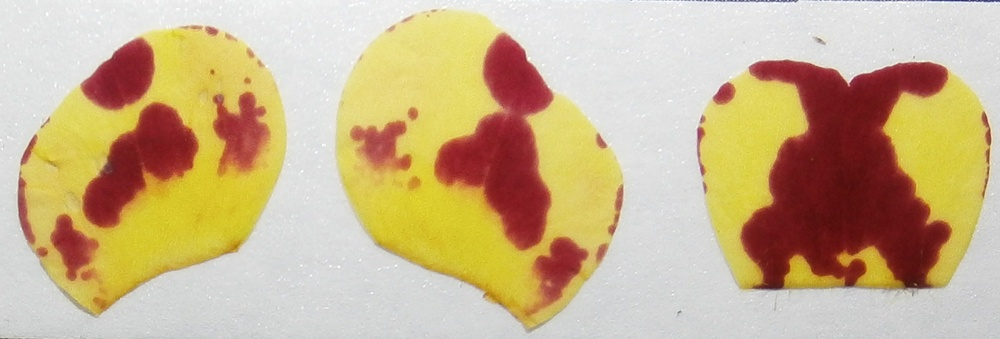
#> input picture dougRaster/Rotated_and_Cropped/P431F1.JPG, 1000 x 339 px, shrunk from 1915 x 649 before the run, found by its file name
$ jupyter execute --allow-errors petals_to_polygons.ipynb   (shell and % lines are left out)
#> lines starting #> are read from the running program, lines starting #| are printed output that depends on the picture
### make_polygons/makeFlowerPolygons/geojsonIO.py
import json
import shapely.geometry as sg
import matplotlib.pyplot as plt
from descartes import PolygonPatch

def parseGeoJson(geojson):
    with open(geojson) as gjf:
        aa = json.load(gjf)
        listP = (aa['features'])
        try:
            petalGJ = [ i for i in listP if i['properties']['id'] == 'Petal' ][0]['geometry']
            petal = sg.shape(petalGJ)
        except:
            petal = sg.polygon.Polygon()
        try:
            spotsGJ = [ i for i in listP if i['properties']['id'] == 'Spots' ][0]['geometry']
            spots= sg.shape(spotsGJ)
        except:
            spots = sg.polygon.Polygon()
        try:
            centerGJ = [ i for i in listP if i['properties']['id'] == 'Center' ][0]['geometry']
            center = sg.shape(centerGJ)
        except:
            center = sg.polygon.Polygon()
        try:
            edgeGJ = [ i for i in listP if i['properties']['id'] == 'Edge' ][0]['geometry']
            edge = sg.shape(edgeGJ)
        except:
            edge = sg.polygon.Polygon()
        try:
            throatGJ = [ i for i in listP if i['properties']['id'] == 'Throat' ][0]['geometry']
            throat = sg.shape(throatGJ)
        except:
            throat = sg.polygon.Polygon()
        try:
            spotEstimatesGJ = [ i for i in listP if i['properties']['id'] == 'spotEstimates' ][0]['geometry']
            spotEstimates = sg.shape(spotEstimatesGJ)
        except:
            spotEstimates = sg.polygon.Polygon()
        try:
            photoBB = [ i for i in listP if i['properties']['id'] == 'photoBB' ][0]['geometry']['coordinates'][0]
        except:
            photoBB = None
        try:
            scalingFactor = aa['properties']["scalingFactor"]
        except:
            scalingFactor = None
    return(petal,spots,center,edge,throat, spotEstimates, photoBB, scalingFactor)

# [73 lines left out: functions writeGeoJ, plotOne, addOne, clearOne, not called in this run]


### make_polygons/notebooks/petals_to_polygons.ipynb
<h1><a id="Contents">Contents</a></h1>

[Overview](#Overview)
[Working environment](#WE)
- [Python setup](#pyset)

[Making maps out of flower photos](#digitize)
 - [Getting images out of Doug's raster pipeline](#dougOut)
 - [Digitizing petal outlines](#skimmage)

 - [Calling center, edge and throat zones](#callZones)
 - [Side note: Geojson files equal freedom!](#geoJFree)
 - [Manual curation of petal maps](#manCor)

[Measuring raw data](#zones)
  - [Traits overview](#TraitOverview)

[Notes on updating and maintaining the package](#updatePyPi)


<h1><a id="Overview">Overview</a></h1>

In general, converting photographic images to vector images in order to answer biological questions requires at least three steps:

1. [Making maps](#digitize): process the image into a schematic of the image that recognizes and retains the parts of the photo that are informational.

2. [Measuring raw data from from this map](#zones): calling zones, counting spots, etc.

3. Statistical analyses on these data

All three of these steps require a lot of decision-making and coding. What follows is a review of the path we've taken to get to statistical analysis for our images.

If the progamming code is confusing to read at any point, skip it. Read the human-language stuff.

<h1><a id="WE">Working environment</a></h1>

Due to the history of the project, the first bit of code below is for matlab/octave. After that, we'll use mostly BASH and python(>3.6). The custom modules used here, contained in the makeFlowerPolygons package, are written for unix-like environments, so windows won't work at this point, but MacOS and linux systems should be compatible.

To start, clone the github repo at <https://github.com/danchurch/mimulusSpeckling.git>. If you don't already have git on your computer, I would recommend it for this project.

`git clone https://github.com/danchurch/mimulusSpeckling.git`

I will try to remember to make all paths used below relative to the main directory of the is repo, which is called "mimulusSpeckling".

After this install the custom modules we use to phenotype our flowers, in the package "makeFlowerPolygons". It is available in pypi, install it using pip, something like:

`pip3 install makeFlowerPolygons-dcthom`

You may want superuser privileges for that:

`sudo pip3 install makeFlowerPolygons-dcthom`

You may find that you are missing some dependencies for the modules, you'll have to install them as they come up. Apologies, in the future if I have time I'll define the requirements in the setup files.

You may find it useful to make a shortcut to your repo directory. I put this in my `~/.bashrc` (linux) or `~/.bash_profile` for mac OS.

#> (a cell that did not finish here is left out)

<h3><a id='pyset'>Python setup</a></h3>

We do a lot of this work in python. Here is what you need when in the python environment:

[cell 2]
import os, pickle, sys, pathlib
## have to do makeFlower import before our matplotlib import,
## because makeFlowerPolygons sets the proper backend for matplotlib:
from makeFlowerPolygons import flowerPetal, geojsonIO
## but if we want to use tkagg inside the notebook, we have to do this?:
import numpy as np
import matplotlib.pyplot as plt
import shapely.geometry as sg
import shapely.affinity as sa
import matplotlib.image as mpimg
from skimage import measure
from descartes import PolygonPatch
from scipy.spatial import distance

Make sure that you're in the home directory of the repo. This will vary depending on where you put it, of course, but mine looks like this:

[cell 3]
os.chdir("/home/daniel/Documents/cooley_lab/mimulusSpeckling")

<h1><a id="digitize">Making maps out of flower photos</a></h1>

<a id='dougOut'><h3>Getting images out of Doug's raster pipeline</h3></a>

Flower photos were broken into their various petals of interest, and color differences were categorized, by forcing all pixels into three color poles using kmeans clustering. Doug coded this pipeline, and Melia implemented it, also doing manual corrections where needed. A "bottom" petal, for instance looks like this, after Doug's pipeline (converted to grayscale):

[cell 4]
## stay in python for a sec, before we go to matlab/octave
exFlowerImage="dougRaster/Rotated_and_Cropped/plate1/P431F1.JPG"

plt.rcParams['figure.figsize'] = [15, 5]

img=mpimg.imread(exFlowerImage)
#> img is the input picture: shape (339, 1000, 3); mean R, G, B 203, 179.8, 140.9
plt.imshow(img)

In <b>matlab or octave</b>, we can see how Doug's pipeline sees these petals:

#> (a cell that did not finish here is left out)

#> (a cell that did not finish here is left out)

We want to make polygons of spots and their petals. We can begin by "peeling" these two apart into separate, solid-black images:

#> (a cell that did not finish here is left out)

#> (a cell that did not finish here is left out)

We can generalize the above process, to get all of the available photos from Doug's efforts into a form ready to digitized. All of our image processing was originally done in chunks, named by the plates in which flower DNA was placed and thus data was outputted from the sequencers. This is code for plate 4 for instance:

#> (a cell that did not finish here is left out)

(This is brittle code, if the file architectures or Doug's matlab structures changes, it will break. But for the moment it works. And it gets us out of matlab real quick-like.)

It is important to note what is going on here, because this may be one of the more universal entry points in to the pipeline. At this step, we are going into the matlab objects that are created by Doug's color simplification process. These are stored as matlab-type ".mat" files, in the following directory of our repo, in doug's folder, by plate. The jpg images in this folder are also stored here:

In the matlab/octave script above we grab a particular component of these matlab object files, a matrix that contains the pixel color and location info, and export it as a csv. Each petal is labeled by Doug by the order they appear on the photos: "left", "mid", and "right". These names have nothing to do with the position of the petals on the flowers.

The script above then makes a directory for each flower, then subdirectories for each petal, where the CSV files are placed. Later, we will also store our geojson files here, see [below](#geoJFree). The file names for these new CSVs are:

`[Plant-number] + [Flower-number] + "_" + [left/mid/right] + "_melted.csv"`

For instance: `P773F1_left_melted.csv`

Each of these matrix-turned-CSVs have four columns, and a row for each pixel. There is no header for these files, so here is an explanation:

<ul>
<li>The first and second columns are X and Y coordinates. </li>
<li>The third column cells should all contain the same value, either all 1, 2, or 3. 1 is a 'left' petal, 2 is a 'mid' petal, and 3 is a 'right' petal.  </li>
<li>The fourth column contains the color information. Doug's formatting only retains non-background (non-white-tape) pixels. 2 indicates petal color, 3 is spot color. Thus this column should contain only 2's and 3's. </li>
</ul>

Looking at a few lines of one of these files:

#> (a cell that did not finish here is left out)

This is showing pixels with an X of 120, a y-positions from 631 to 641. In the third column, we can see this is a 1='left' petal, and in the fourth column we see some pixels are petal ('2') and some are spots ('3').

<h3> Some notes for future development </h3>

These pixel position data get inverted often because coordinate systems vary in their origins when dealing with pixels and rasters. Raster/graphical coordinate systems often have the origin in the upperleft corner and increase in number as they go down the screen, we'll see that this flips the images when we go from viewing our petals as a raster to viewing their polygons in pyplot. I tried not to worry about these inversions too much, and did not mess with the original x, y positions at each step, just to try to retain the integrity of the data as much as possible. This means, however, that we end up looking at and working with upsidedown images quite often.

Perhaps more important here is that if this place is to be used as a starting point for image inputs to our pipeline, we may want to simplify here for others' ease of use. This pipeline is written specifically to deal with the quirks of the outputs from Doug's matlab scripts (2 and 3 for colors, no 1's, an unnecessary third column, etc etc.). If other labs were to use this, they would probably find these requirements annoying,

<a id='skimmage'><h2>Digitizing petal outlines</h2></a>

Now we create map-like features out of our images, a process in GIS known as digitizing. We'll be using our custom python package for this project, `flowerPetal`, which can be found at https://pypi.org/project/makeFlowerPolygons-dcthom/. The github repo for this package is currently <a href="https://github.com/danchurch/mimulusSpeckling/tree/master/make_polygons"> here </a>. `flowerPetal` is built mostly using tools from [scikit-image](https://scikit-image.org/), and [shapely](toblerity.org/shapely/manual.html). These are among the standard packages for manipulating images and polygons in python. We'll also import the other packages as necessary for this analysis.

<h5><a id='parseDoug'>Calling spots and petals from images</a></h5>

Above we dug into Doug's matlab pipeline, and extracted the data we needed from his matlab data objects into a more universal format, a CSV. As our next step, we need find our petals and spots in these CSVs, and put their information into a format that is useful to us. The module `get_spots` of our `makeFlowerPolygons` package tries to do this.

As an example, we'll assemble a toy directory with a few flowers images in it, and run our modules as scripts on these:

#> (a cell that did not finish here is left out)

Get some sample CSVs to play with:

#> (a cell that did not finish here is left out)

Just for continuity, I'm also going to bring in this CSV, which is from one of the petals that we looked at [above](#dougOut). It's an image from  plate 1. Plate 1 and 2 geojsons and CSVs are in our google drive of finished images, to keep the repo from being so bloated. I've put a copy back in the repo:

#> (a cell that did not finish here is left out)

Our modules are available to be used as scripts in the repo itself. The `get_spots` module is here:

[cell 14]
get_spots='make_polygons/package/makeFlowerPolygons/get_spots.py'

The `get_spots` module acts on a single CSV file at a time, in the format mention above from Doug's pipeline. For one petal csv file at a time, the syntax for the `get_spots` script is:

#> (a cell that did not finish here is left out)

The last optional argument, `--skipFinalClean`, is necessary sometimes because our spot "cleaning" process, which attempts to resolve invalidities in the polygons, also sometimes deletes entire spots when it cannot resolve the errors in them any other way. When this happens, it's sometimes useful to retain the invalid polygon and fix it manually, with QGIS or with a text editor.

Another developer issue here is that error logging for polygon calls from images is really bad right now. There should be better tracking of which polygons worked, which ones needed fixing, which ones were thrown out, etc.

We'll get the list of the CSVs and run the script on each:

#> (a cell that did not finish here is left out)

Using matplotlib (<b>so back to python</b>), we can see the original image:

[cell 17]
exFlowerImage="./dougRaster/Rotated_and_Cropped/plate1/P431F1.JPG"

[cell 18]
plt.rcParams['figure.figsize'] = [12, 5]
img=mpimg.imread(exFlowerImage)
plt.imshow(img)

If everything goes well (hah!), after applying the above digitizing function, we get petals with an area of 1, centered at 0,0 :

[cell 19]
plt.rcParams['figure.figsize'] = [5, 5]
#> (the rest of this cell did not finish here and is left out)

<h3><a id="callZones">Calling center, edge and throat zones</a></h3>

Later in our analysis, we're going to focus on spotting in only certain regions of the petal, and make comparisons among these regions. We'll call these <b>zones</b>. We define three zones of interest - center, margin and petal. The tools for trying to do this in an automated fashion are in another module, "[get_zones.py](https://github.com/danchurch/mimulusSpeckling/blob/master/make_polygons/package/makeFlowerPolygons/get_zones.py)". As with our other modules, it is both a set of functions that are tools to handle zone calling, and a script that can be run from the terminal.

We define the proportion ('percent') of petal we would like to remain as "center", and the rest is given to the margin and throat.

To check out the `get_zones` module, we go back in BASH kernel...

[cell 20]
get_zones='./make_polygons/package/makeFlowerPolygons/get_zones.py'

#> (a cell that did not finish here is left out)

There is a lot going on in that script, and it usually fails in some way or another. In brief:

<ol>

<li>
A margin is created by start with a polygon the same size and shape as the petal, that is iteratively shrunk in small until it is approximately the size given by the user in the "centerSize" argument. For our research purposes, we set the centerSize to 50% for all calculations. This becomes our center zone, and this call usually suceeds quite well.
</li>

<li>
Following this, separation of margin into edge and throat zones are attempted. The script simplifies the lines of the petal and center polygons. This results in fewer and "harder" vertices, and we pick the top two of these vertices in our petal outline and in our margin. These four points delineate the four corners of the throat, and the upper portion of the margin polygon is clipped using this rectangle (with some buffering to allow for the shape of the petal). This portion of the margin is called as the throat zone.

This second step sometimes works but fails more often for finding the throat/edge. So downstream we have built in a manual correction/sanity check into this pipeline.

Anyway, let's try it on the files in our toy directory, using a center zone of 50% area:

#> (a cell that did not finish here is left out)

We can view these with a plotter that is in our geojsonIO model, in the <b>python</b> kernel:

#> (a cell that did not finish here is left out)

[cell 24]
color='white'
alpha=0.3
#> (the rest of this cell did not finish here and is left out)

That worked okay. But it often does not work as we'd hope:

#> (a cell that did not finish here is left out)

#> (a cell that did not finish here is left out)

In general the throat zones are again a major problem. We will use manual correction to fix this, below, but this is definitely an area that needs more work.

<h3><a id="geoJFree">Side note: Geojson files equal freedom</a></h3>

The result of this pipeline are [geojson](http://geojson.org/) files. They should be viewable and editable in many types of outside software, such as GIS software like ARCGIS or QGIS:

[cell 27]
plt.rcParams['figure.figsize'] = [20, 20]
img=mpimg.imread('qGISscreenshot.png')
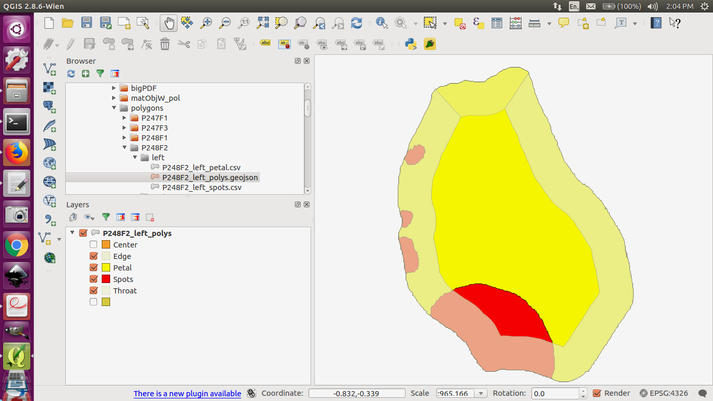
#> input picture make_polygons/qGISscreenshot.png, 713 x 401 px, shrunk from 1366 x 768 before the run, found by its file name
#> img is the input picture: shape (401, 713, 3) float32; mean R, G, B 0.889, 0.866, 0.76
plt.imshow(img)

<h2><a id="manCor">Manual curation of petal maps</a></h2>

We seen that our automated phenotyping creates lots of errors. So we wrote two simple programs for manually correcting our two most common errors: (1) merging of spots in our map that were separate on the original flower petal, and (2) misidentification of throat zones. There is also (3) a program for calling spotting events by eye.

<h3><a id="breakSpot">Breaking spots</a></h3>

Our program for reducing error from (1) is called "[breakSpots.py](https://github.com/danchurch/mimulusSpeckling/blob/master/make_polygons/package/makeFlowerPolygons/breakSpots.py)." Real python programmers will gag at this code, it is a spaghetti mess. For the moment, it works, and it will probably continue to work until someone else tries to use it. Syntax is:

#> (a cell that did not finish here is left out)

So for just one file, something like this:

#> (a cell that did not finish here is left out)

You can test out just this spotBreaker program on all the files in a directory by doing something like this (but we don't usually do this, see [section on running these manual programs together](#allMan)):

#> (a cell that did not finish here is left out)

This calls the program for each geojson in the folder. With it, you draw polygons that bite out parts of spots and convert to petal background, or divide spots:

[cell 31]
plt.rcParams['figure.figsize'] = [20, 20]
img=mpimg.imread('./make_polygons/notebooks/spotBreakScreenshot.png')
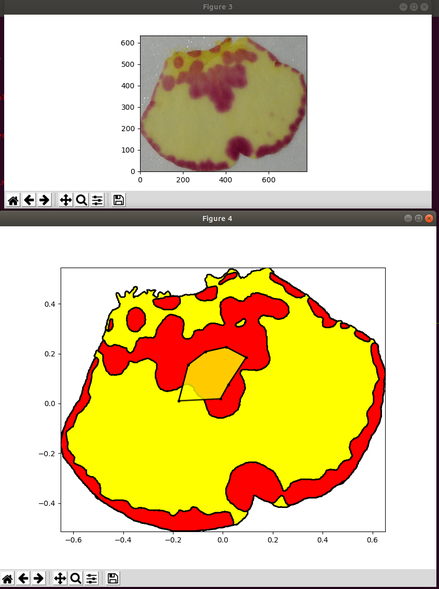
#> input picture make_polygons/notebooks/spotBreakScreenshot.png, 439 x 589 px, shrunk from 840 x 1127 before the run, found by its file name
#> img is the input picture: shape (589, 439, 4) float32; mean R, G, B, A 0.874, 0.804, 0.629, 1
plt.imshow(img)

<h5><a id="manZone">Manual correction of zones</a></h5>

We've coded a similar program for adjusting the zones. Use it in a similar way:

#> (a cell that did not finish here is left out)

For one file, looks like this:

#> (a cell that did not finish here is left out)

You can then draw your own corners. To do this, draw a polygon that incorporates all the area of the petal margin that you would like to be included in the throat region. It's okay to go outside the margin, the excess will be removed:

[cell 34]
plt.rcParams['figure.figsize'] = [10, 10]
img=mpimg.imread('./make_polygons/notebooks//manZoneCallerScreenshot.png')
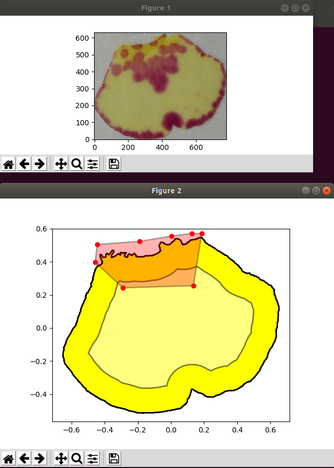
#> input picture make_polygons/notebooks/manZoneCallerScreenshot.png, 334 x 468 px, shrunk from 639 x 896 before the run, found by its file name
#> img is the input picture: shape (468, 334, 4) float32; mean R, G, B, A 0.844, 0.822, 0.692, 1
plt.imshow(img)

Which gives us a new zone:

#> (a cell that did not finish here is left out)

[cell 36]
plt.rcParams['figure.figsize'] = [5, 5]
color='white'
alpha=0.3
#> (the rest of this cell did not finish here and is left out)

<h3><a id="spotMarker">Calling spotting events</a></h3>

Our hypotheses for how these flowers make their spots are based on the concept of the initiation singular "spotting events," where a cell reaches a threshold concentration in a transcription factor and anthocyanin production begins. These events are hard to identify, because spots merge and form big blobs with meaningless centers.

So, as a first estimate of where these spotting events may have occurred on a petal, we have a program for manually calling spots as circles. Assuming anthcyanin production spreads outward (or anthocyanins diffuse? seems unlikely, vacuolar pigments) in a relatively even rate in all directions, the centroids of these circles are potentially sites where the spotting began.

#> (a cell that did not finish here is left out)

To use spotMarker on one petal, looks like this:

#> (a cell that did not finish here is left out)

[cell 39]
plt.rcParams['figure.figsize'] = [8, 8]
img=mpimg.imread('./make_polygons/notebooks/spotmarker1.png')
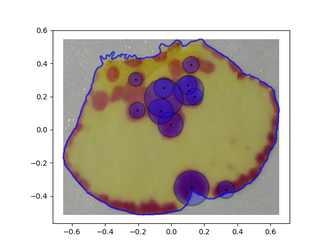
#> input picture make_polygons/notebooks/spotmarker1.png, 334 x 251 px, shrunk from 640 x 480 before the run, found by its file name
#> img is the input picture: shape (251, 334, 4) float32; mean R, G, B, A 0.788, 0.761, 0.726, 1
plt.axis('off')
plt.imshow(img)
